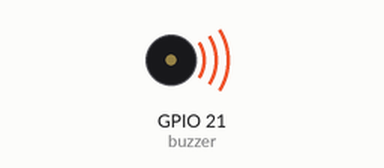
A program run on a simulated Raspberry Pi (BCM pin numbers). On the bench: buzzer (waves = sounding). At 3.5 s the program stops and its outputs stay as they are.

Above: at 0.1 s.
At 3.6 s:
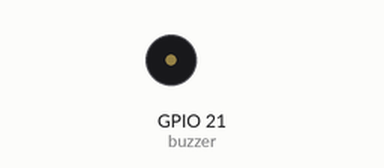
Timing chart, 0 to 5.0 s (numbered marks = the images above):
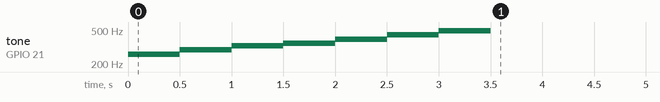

Measured:
- by itself, tone on GPIO 21 (buzzer): plays 261 Hz for 0.50 s, 294 Hz for 0.50 s, 329 Hz for 0.50 s, 349 Hz for 0.50 s, 392 Hz for 0.50 s, 440 Hz for 0.50 s … (7 notes in this stretch)

The program:

buzzer.py
```python
import RPi.GPIO as GPIO
import time
GPIO.setwarnings(False)
GPIO.setmode(GPIO.BCM)

buzzer = 21
scale = [261, 294, 329, 349, 392, 440, 493]
GPIO.setup(buzzer,GPIO.OUT)

p = GPIO.PWM(buzzer,600)

p.start(50)
try:
    for i in range(7):
        p.ChangeFrequency(scale[i])
        time.sleep(0.5)

finally:
    p.stop()
    GPIO.cleanup()
```
